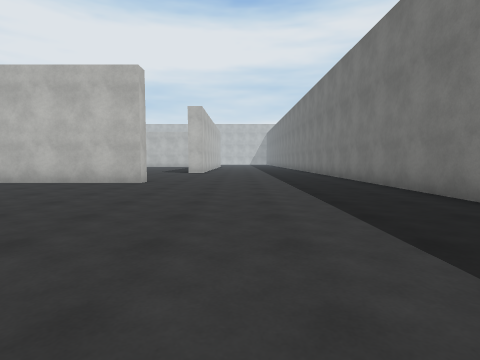
[1] (above)

24 first-person views from a walk through a 3-D level made in the Unity game engine. The camera is 1.2 m above the floor, tilts 4° down and sees 80° across. The floor is counted in squares, 2 m on a side. Each view is taken from the middle of a square. On the plan, view 1 faces up. The plan holds only what a view shows up to about 9 squares ahead; the rest is blank. The place goes on beyond the plan. The player is left out. Surface patterns are stand-ins for the level's own textures.

[2]
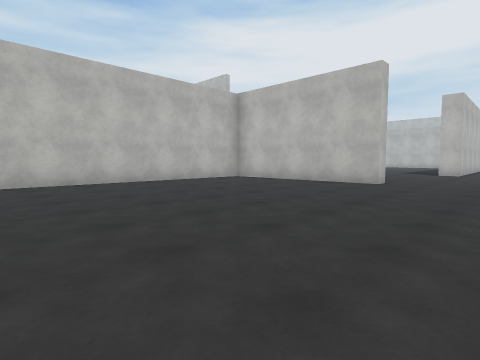

[3]
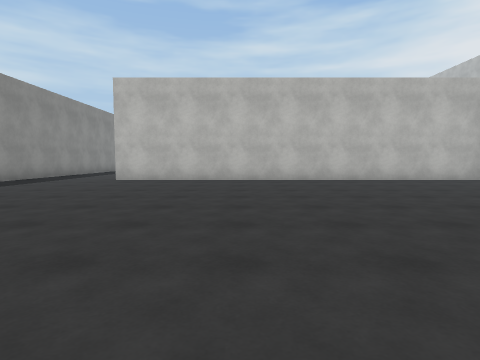

[4]
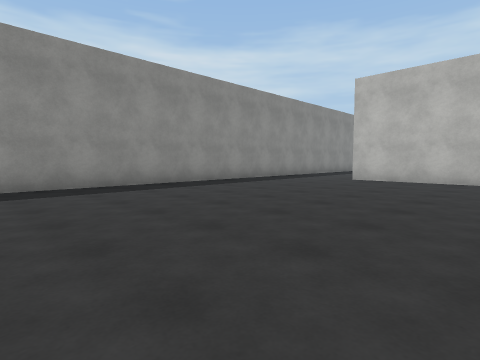

[5]
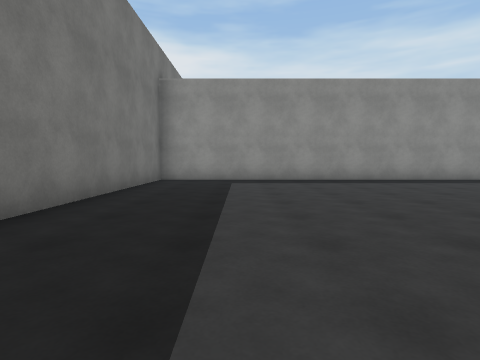

[6]
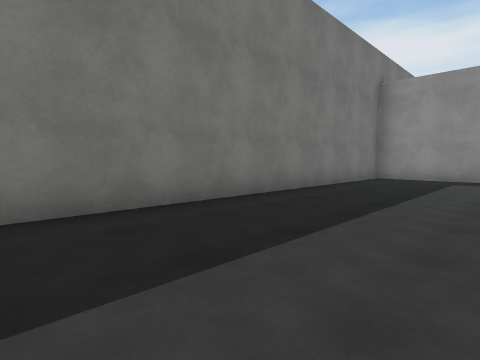

[7]
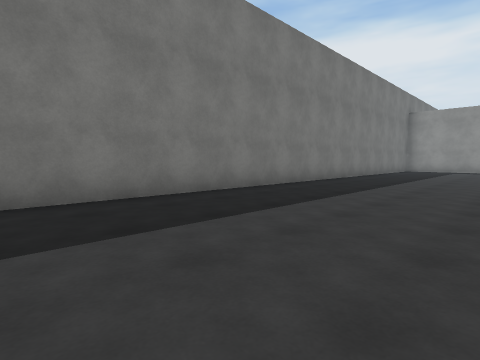

[8]
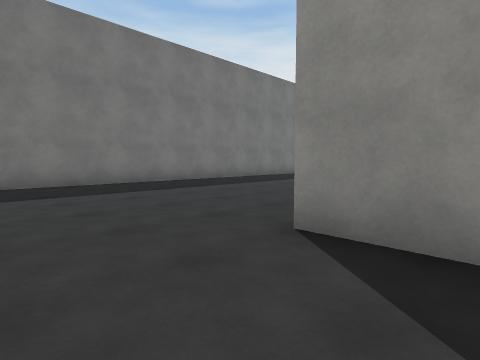

[9]
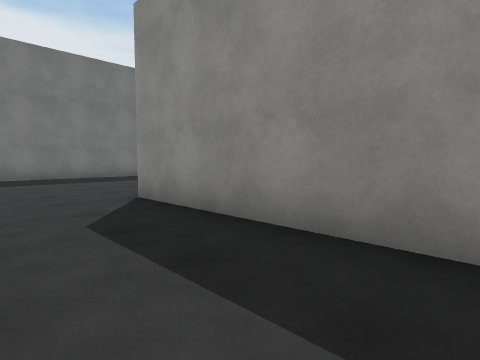

[10]
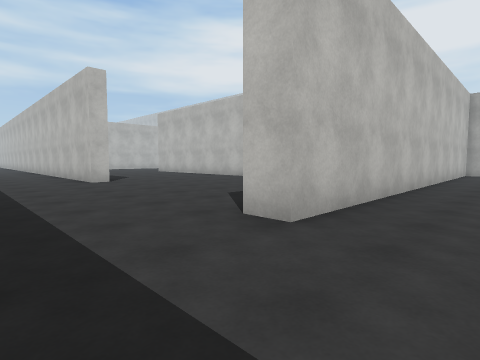

[11]
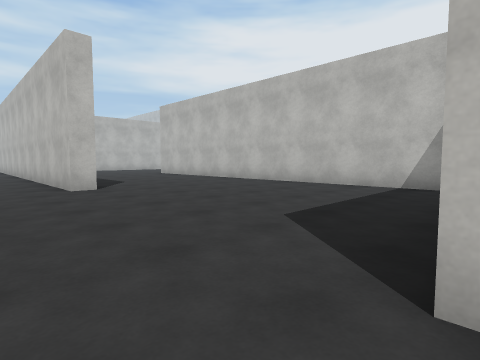

[12]
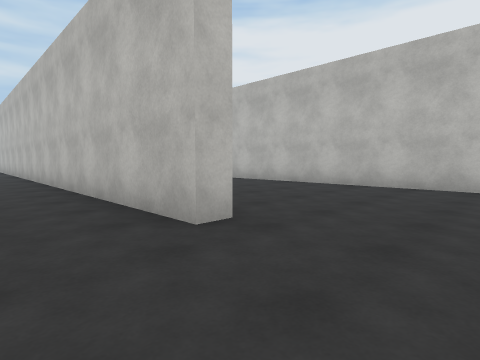

[13]
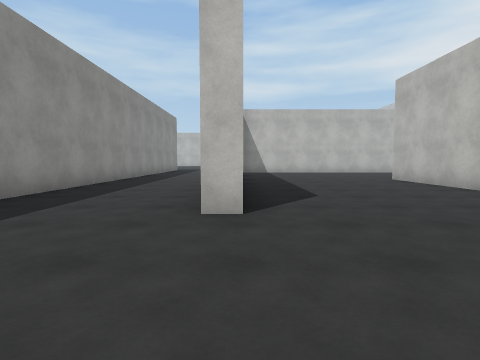

[14]
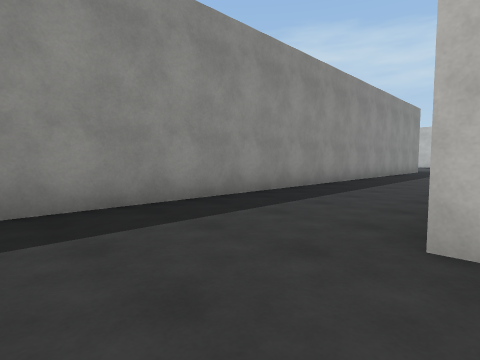

[15]
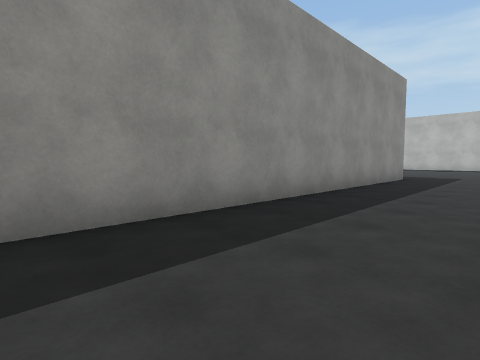

[16]
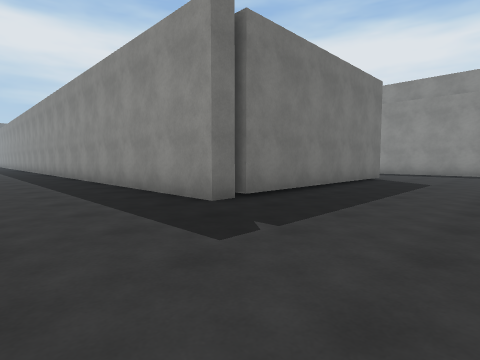

[17]
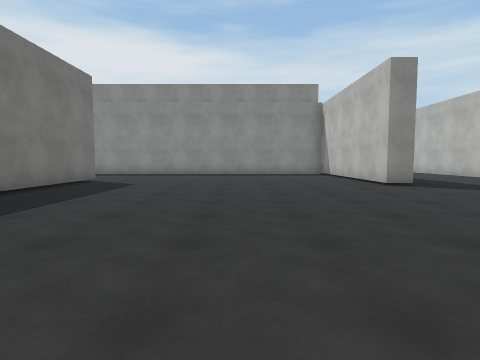

[18]
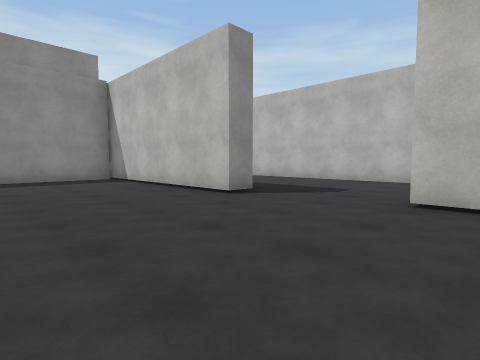

[19]
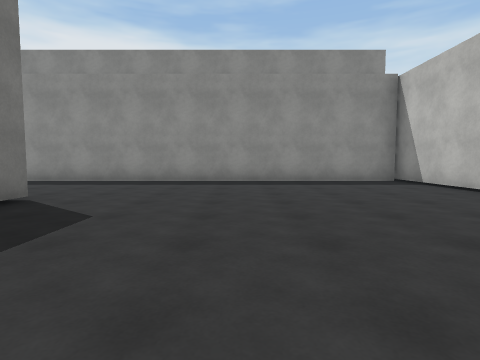

[20]
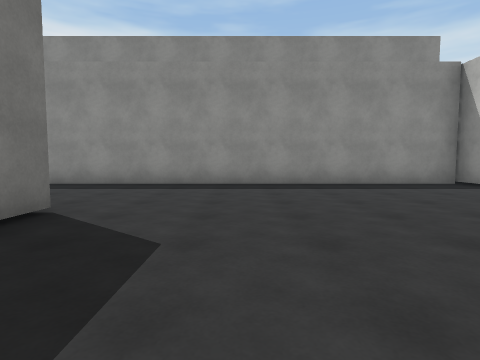

[21]
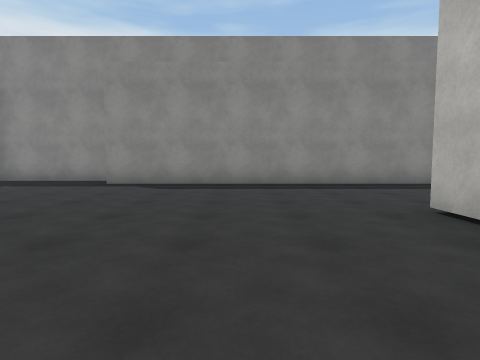

[22]
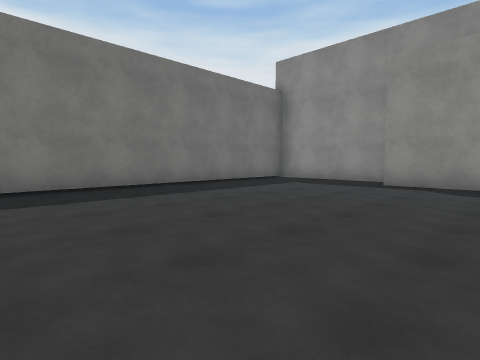

[23]
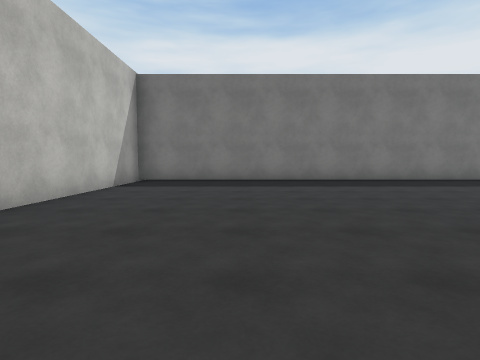

[24]
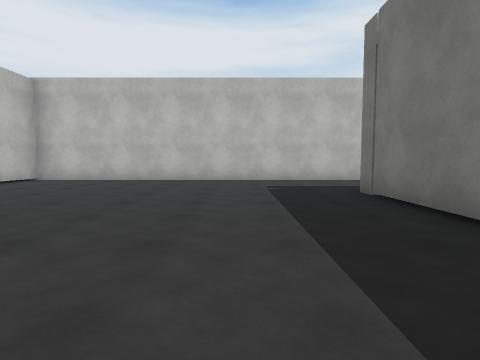

### Floor plan
Points are (right, up) in squares from view 1. A wall is a line through its corners. A room is listed if a view was taken in it or the views show most of it. See-through windows are left out.
Room 1 (views 1, 2, 3, 4, 5, 6, 7, 8, 9, 10)
walls: (-7.6, 7.2) (-7.6, -3.7); (-6.9, 7.9) (-2.6, 7.9) (-2.6, 7.4) (-6.2, 7.4); (-8.1, -6.7) (3.4, -6.7) (3.4, 9.6)
ways out: opening at (-7, -5) to room 2
Room 2 (views 11, 12, 13, 14, 15, 16, 17, 18, 19, 20, 21, 22, 23, 24)
walls: (-26.4, -3.4) (-36.1, -3.4) (-36.1, -4.9); (-14.1, -2.9) (-14.1, -3.4) (-23.2, -3.4); (-27.2, -12.5) (-27.2, -13.4); (-27.8, -13.4) (-27.8, -6.7) (-12.2, -6.7); (-17.9, -16.9) (-17.9, -7.1) (-22.6, -7.1); (-9.1, 1.7) (-19.9, 1.7); (-21.4, -18.1) (-18.1, -18.1); (-7.6, -3.7) (-8.2, -3.7); (-36.1, -8.2) (-36.1, -9.1); (-35.5, -11.7) (-35.5, -17.2) (-21.6, -17.2)
ways out: opening at (-7, -5) to room 1; opening at (-36, -10.5)

Positions as (right, up) in squares from view 1, and headings:
1: (0, 0), facing up
2: (0, 0), facing up-left
3: (1, 0), facing left
4: (1, 0), facing down-left
5: (1, 2), facing down
6: (0, 3), facing down-right
7: (-1, 10), facing down-right
8: (-4, 10), facing down-right
9: (-7, 10), facing down-right
10: (-6, -6), facing up-left
11: (-8, -5), facing up-left
12: (-12, -5), facing up-left
13: (-11, -3), facing left
14: (-12, -3), facing down-left
15: (-18, -4), facing down-left
16: (-31, -4), facing down-right
17: (-32, -5), facing down
18: (-32, -8), facing down-left
19: (-31, -9), facing down
20: (-30, -10), facing down
21: (-25, -10), facing down
22: (-24, -10), facing down-right
23: (-26, -10), facing right
24: (-30, -12), facing up
